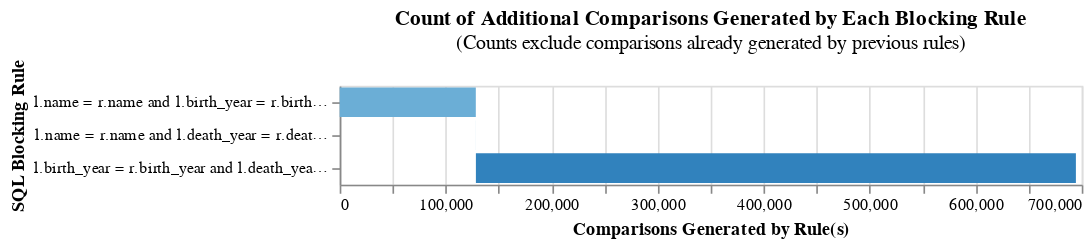

Here is the notebook cell this chart was saved with:
### Markdown cell above
### Settings & Verifications

### Code cell
persons_sample = persons#.sample(150000, random_state=42)

br1 = 'l.name = r.name and l.birth_year = r.birth_year'
br2 = 'l.name = r.name and l.death_year = r.death_year'
br3 = 'l.birth_year = r.birth_year and l.death_year = r.death_year and l.gender = r.gender'

settings = {
    "link_type": "dedupe_only",
    "blocking_rules_to_generate_predictions": [br1, br2, br3],
    "comparisons": [
        levenshtein_at_thresholds("name", 1),
        exact_match("gender"),
        exact_match("birth_year"),
        exact_match("death_year"),
    ],
}

# linker = DuckDBLinker(persons_sample, settings)
linker = DuckDBLinker(persons_sample, settings)

linker.cumulative_num_comparisons_from_blocking_rules_chart()

### Figure 1 — Vega-Lite specification as saved in the notebook (floating-point values rounded to 4 significant figures)
{"$schema": "https://vega.github.io/schema/vega-lite/v5.json", "width": 450, "height": {"step": 20}, "title": {"text": "Count of Additional Comparisons Generated by Each Blocking Rule", "subtitle": "(Counts exclude comparisons already generated by previous rules)"}, "data": {"values": [{"row_count": 128403, "rule": "l.name = r.name and l.birth_year = r.birth_year", "cumulative_rows": 128403, "cartesian": 22086029706, "reduction_ratio": "The rolling reduction ratio with your given blocking rule(s) is 0.999994. This represents the reduction in the total number of comparisons due to your rule(s).", "start": 0}, {"row_count": 81, "rule": "l.name = r.name and l.death_year = r.death_year", "cumulative_rows": 128484, "cartesian": 22086029706, "reduction_ratio": "The rolling reduction ratio with your given blocking rule(s) is 0.999994. This represents the reduction in the total number of comparisons due to your rule(s).", "start": 128403}, {"row_count": 565999, "rule": "l.birth_year = r.birth_year and l.death_year = r.death_year and l.gender = r.gender", "cumulative_rows": 694483, "cartesian": 22086029706, "reduction_ratio": "The rolling reduction ratio with your given blocking rule(s) is 0.999969. This represents the reduction in the total number of comparisons due to your rule(s).", "start": 128484}]}, "mark": "bar", "encoding": {"x": {"title": "Comparisons Generated by Rule(s)", "field": "start", "type": "quantitative"}, "x2": {"field": "cumulative_rows"}, "y": {"field": "rule", "title": "SQL Blocking Rule", "sort": ["-x2"]}, "color": {"field": "rule", "legend": null, "scale": {"scheme": "category20c"}}, "order": {"field": "cumulative_rows"}, "tooltip": [{"type": "nominal", "field": "rule", "title": "SQL Condition"}, {"type": "quantitative", "field": "row_count", "title": "Comparisons Generated", "format": ","}, {"type": "quantitative", "field": "cumulative_rows", "title": "Cumulative Comparisons", "format": ","}, {"type": "quantitative", "field": "cartesian", "title": "Cartesian Product of Input Data", "format": ","}, {"type": "nominal", "field": "reduction_ratio", "title": "Reduction Ratio (cumulative rows/cartesian product)"}]}}
